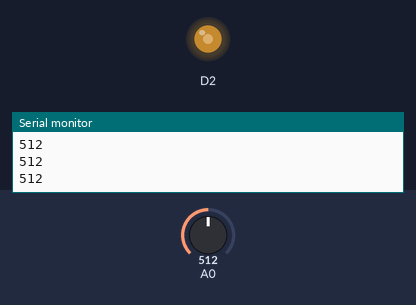
A sketch run on a simulated ESP8266 (NodeMCU). Shown: output pins drawn as LEDs (lit = HIGH), the last lines printed to the serial monitor. The inputs (shaded band) are chosen by the test bench; at power-on: A0 = 512.

Above: at 1.2 s.
1.3 s: A0 set to 716
At 2.4 s:
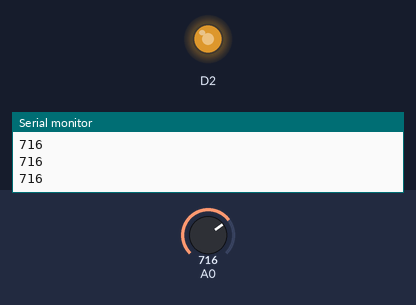
2.8 s: A0 set to 900
At 3.5 s:
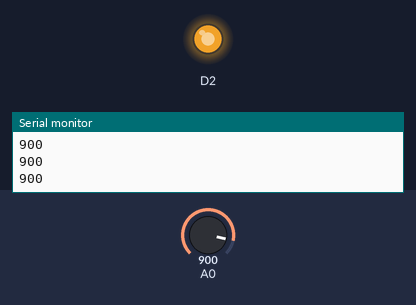
4.3 s: A0 set to 122
At 4.6 s:
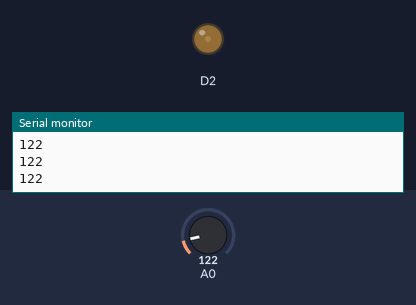
5.8 s: A0 set to 0
At 7.0 s:
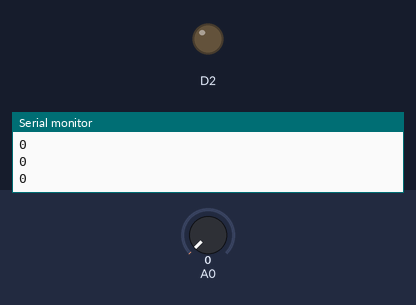
7.3 s: A0 set to 511
At 8.1 s:
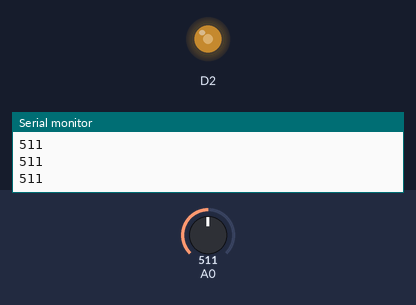
Timing chart, 0 to 9.8 s (numbered marks = the images above; inputs shaded):
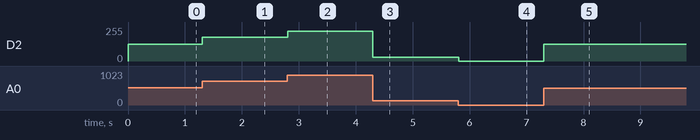

Measured:
- after the input at 1.3 s, D2: 127/255 → 178/255 at once
- after the input at 2.8 s, D2: 178/255 → 224/255 at once
- after the input at 4.3 s, D2: 224/255 → 30/255 at once
- after the input at 5.8 s, D2: 30/255 → 0/255 at once
- after the input at 7.3 s, D2: 0/255 → 127/255 at once

The sketch:

pwmEsp.ino
```cpp
void setup(){
  pinMode(A0, INPUT);
  pinMode(D2, OUTPUT);
  Serial.begin(9600);
}
void loop(){
  int value = analogRead(A0);
  if (value < 10)
    value = 0;
  if (value > 1015)
    value = 1023;
  analogWrite(D2, value);
  Serial.println(value);
}
```
